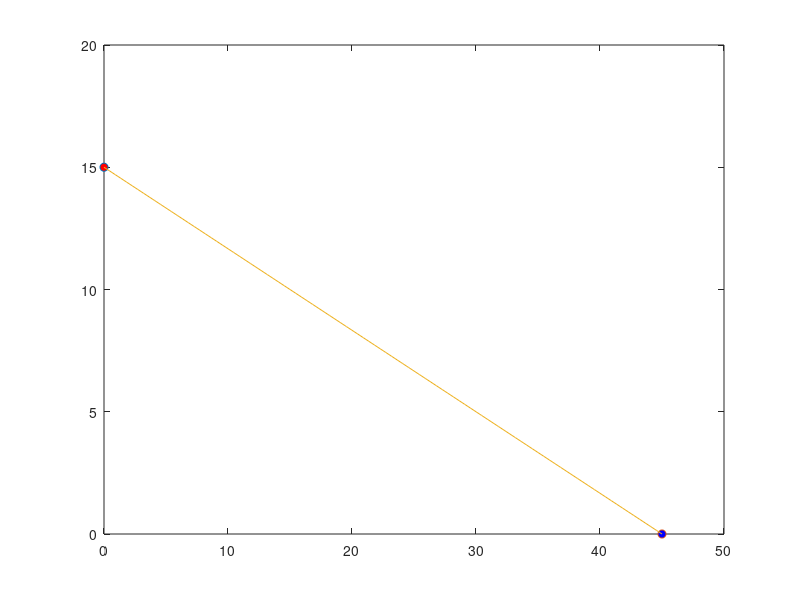

MATLAB code to generate this figure: (Note: this script raises an error after producing the figure.)
% Define the start node
start_point = [0, 15];
%Define the end node
end_point = [45, 0];

t = linspace(start_point(1), end_point(1), 100);


plot(start_point(1), start_point(2), 'o', 'MarkerFaceColor', 'red');



%end_y = linspace(0, 30, 3);


hold on
plot(end_point(1), end_point(2), 'o', 'MarkerFaceColor', 'blue');


path = interp1([start_point(1), end_point(1)], [start_point(2), end_point(2)], t, "linear");
plot(t, path)

%% Min Jerk Tray

% Define waypoints
waypoints = [start_point; end_point];

% Define time points
timePoints = [0 norm(end_point-start_point)];

% Define number of samples
numSamples = length(t);

% Compute minimum jerk trajectories
[q,qd,qdd,qddd,pp,tPoints,tSamples] = minjerkpolytraj(waypoints,timePoints,numSamples);

% Plot the trajectories for the x- and y-positions
plot(tPoints,q(:,1),'r',tPoints,q(:,2),'b');
hold off